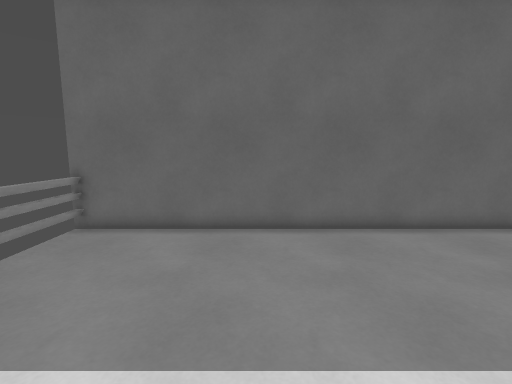
View 1 (above)

13 first-person views from a walk through a 3-D level made in the Godot game engine. The camera is 1.4 m above the floor, tilts 8° down and sees 85° across. The floor is counted in squares, 0.5 m on a side. Each view is taken from the middle of a square. On the plan, view 1 faces up. The plan holds only what a view shows up to about 19 squares ahead; the rest is blank. The place goes on beyond the plan.

View 2
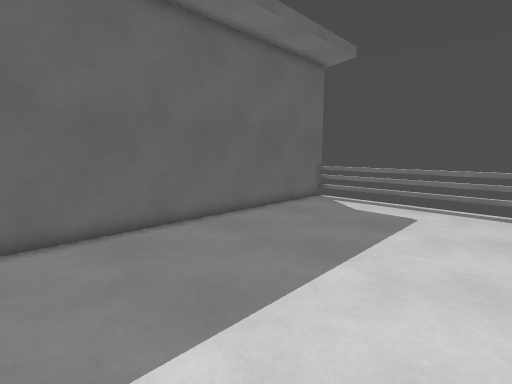

View 3
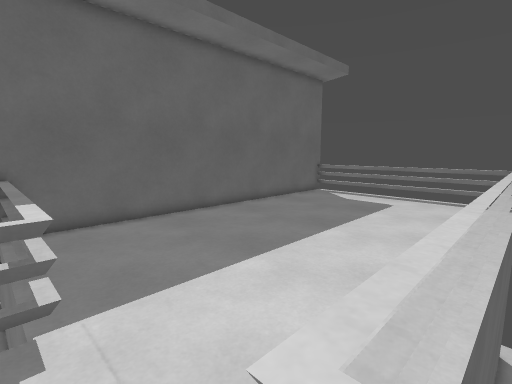

View 4
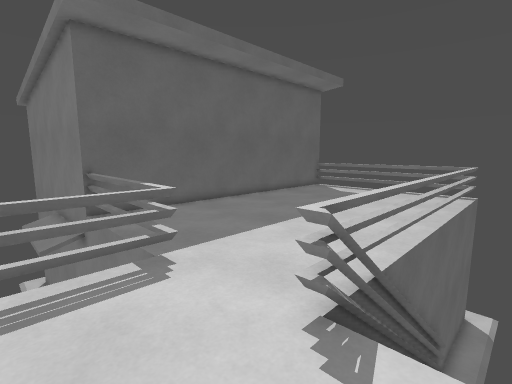

View 5
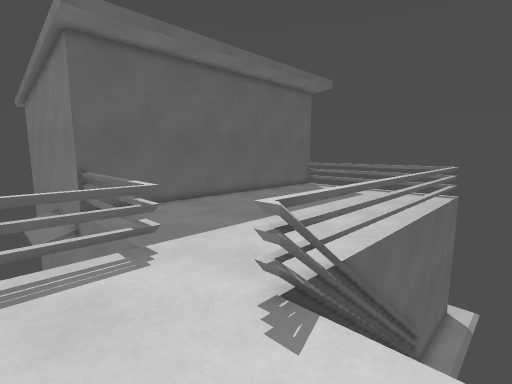

View 6
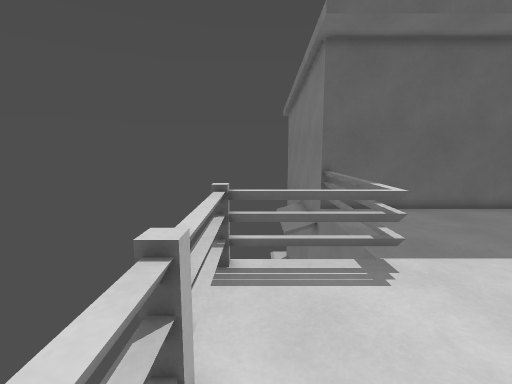

View 7
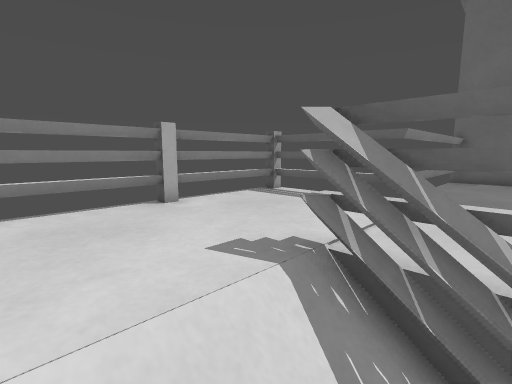

View 8
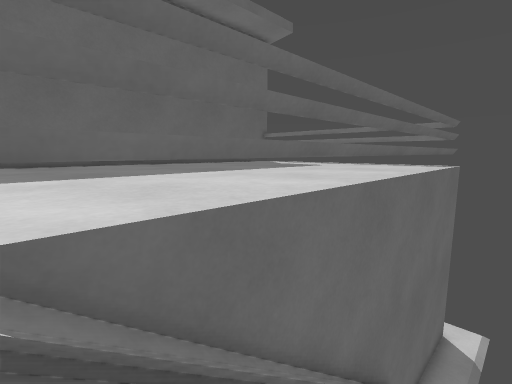

View 9
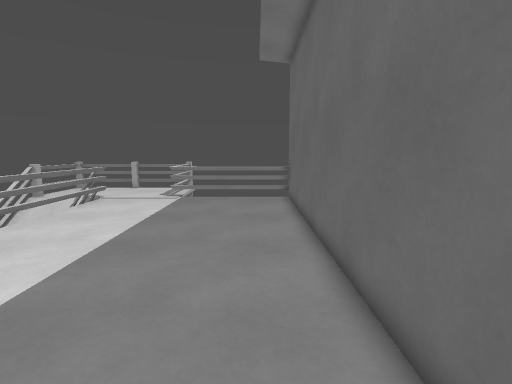

View 10
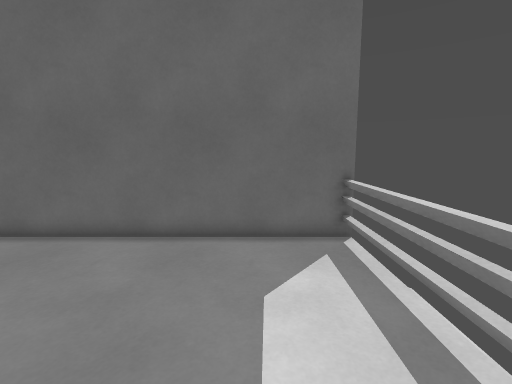

View 11
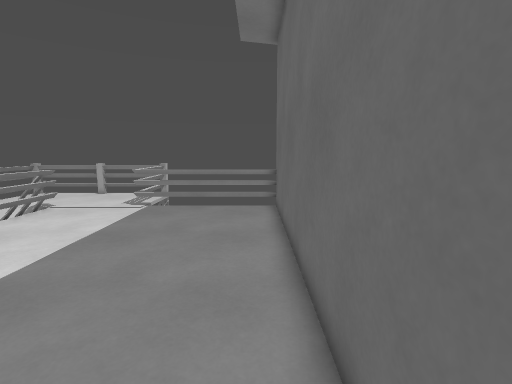

View 12
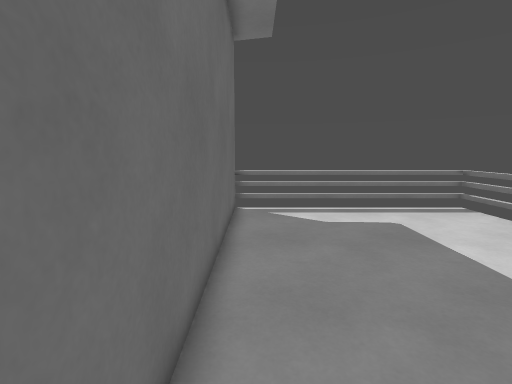

View 13
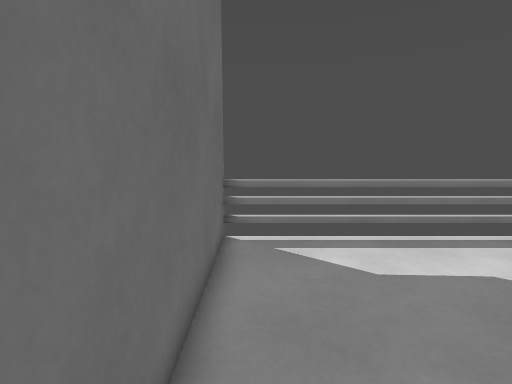

### Floor plan
Key: @ floor where view 1 was taken; # wall or solid block; x gap in a wall; . floor; / step, stairs or slope; = window, fence, low wall or low ledge.
Columns run from 11 left of view 1 to 12 right of it. Each row starts with its distance up from view 1.
 12     #
 11     #
 10     ####################
  9     ==.................=
  8     ==.................=
  7     ==.................=
  6     ==.................=
  5     ==.................=
  4     ==.................=
  3 #=====.................=
  2 =......................=
  1 =......................=
  0 =..........@...........=
 -1 =....==================#
 -2 =....==========#########
 -3 =...../
 -4 =...../ /
 -5 =.....//
 -6 #===#xxx

Positions as (right, up) in squares from view 1, and headings:
1: (0, 0), facing up
2: (-4, 0), facing up-right
3: (-7, -2), facing up-right
4: (-10, -4), facing up-right
5: (-10, -5), facing up-right
6: (-10, -4), facing up
7: (-4, -5), facing up-left
8: (-3, -4), facing up-right
9: (11, 8), facing left
10: (9, 1), facing up
11: (8, 9), facing left
12: (-2, 9), facing right
13: (3, 9), facing right
